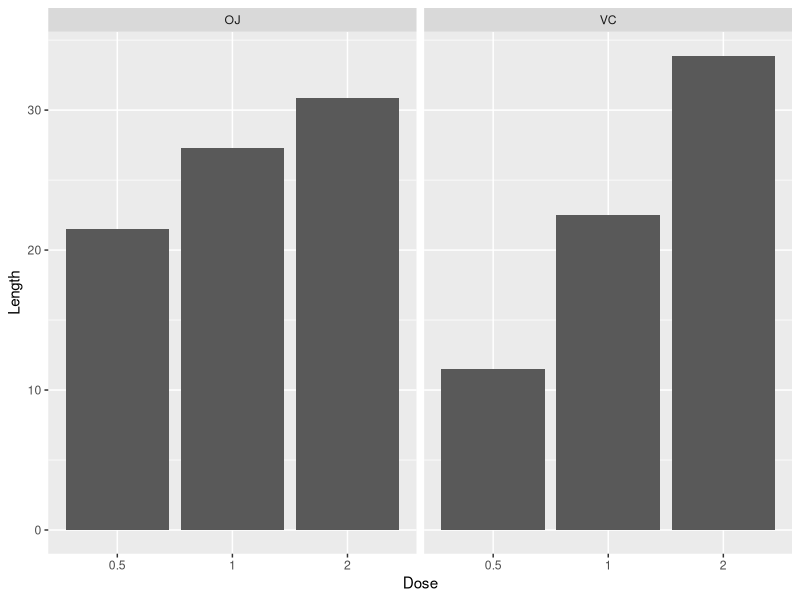

Reproduce this figure in R.
## ---- chunk 1
library(ggplot2)
library(datasets)
str(ToothGrowth)
## ---- chunk 2
summary(ToothGrowth)
## ---- chunk 3
ggplot(data=ToothGrowth, aes(x=as.factor(dose), y=len)) + 
  geom_bar(stat="identity",position=position_dodge()) +
    facet_grid(. ~ supp) +
    xlab("Dose") +
    ylab("Length")
## ---- chunk 4
t.test(ToothGrowth$len[ToothGrowth$supp=="VC"], ToothGrowth$len[ToothGrowth$supp=="OJ"], 
       paired = FALSE, var.equal = FALSE)
## ---- chunk 5
t.test(ToothGrowth$len[ToothGrowth$dose==0.5], ToothGrowth$len[ToothGrowth$dose==1], 
       paired = FALSE, var.equal = TRUE)
## ---- chunk 6
t.test(ToothGrowth$len[ToothGrowth$dose==0.5], ToothGrowth$len[ToothGrowth$dose==2], 
       paired = FALSE, var.equal = TRUE)
## ---- chunk 7
t.test(ToothGrowth$len[ToothGrowth$dose==2], ToothGrowth$len[ToothGrowth$dose==1], 
       paired = FALSE, var.equal = TRUE)
